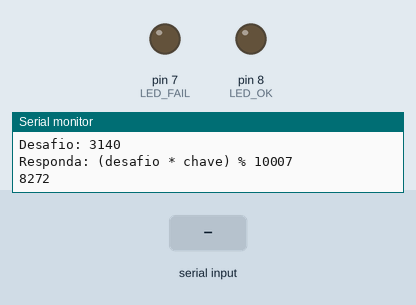
Simulated run of this sketch. Board: Arduino Uno, built with avr-gcc and run on an emulated ATmega328P. On the bench: output pins drawn as LEDs (lit = HIGH), the last lines printed to the serial monitor. Dashed ring = blinking. The inputs (shaded band) are chosen by the test bench. Random numbers use the default seed unless the sketch sets one.

Above: at 1.2 s.
1.3 s: "90,45\n" received over Serial
At 1.7 s:
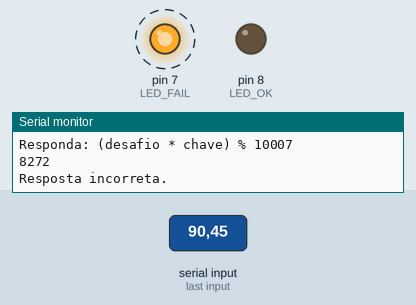
3.8 s: "30,150\n" received over Serial
At 4.9 s:
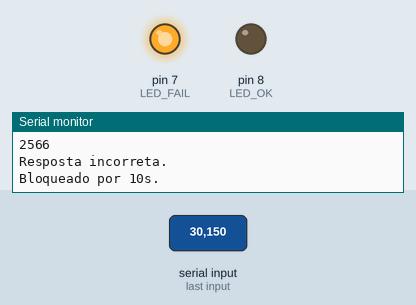
Timing chart, 0 to 6.8 s (numbered marks = the images above; inputs shaded):
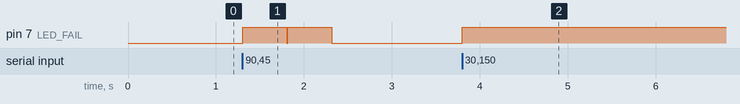

Measured:
- after the input at 1.3 s, pin 7 (LED_FAIL): alternates HIGH for 0.50 s and LOW for 0.01 s, 4 changes in all, then stays LOW, starting at once
- after the input at 3.8 s, pin 7 (LED_FAIL): LOW → HIGH at once

The sketch:

challenge_response.ino
```cpp
const int LED_OK = 8;
const int LED_FAIL = 7;
const unsigned long CHAVE = 7919;   // segredo compartilhado
const unsigned long MOD = 10007;

unsigned long desafio;
int tentativas = 0;

void novoDesafio() {
  desafio = random(1000, 9999);
  Serial.print("Desafio: ");
  Serial.println(desafio);
  Serial.println("Responda: (desafio * chave) % 10007");
  Serial.println((desafio * CHAVE) % MOD);
}

void setup() {
  Serial.begin(9600);
  Serial.setTimeout(200);
  pinMode(LED_OK, OUTPUT);
  pinMode(LED_FAIL, OUTPUT);
  randomSeed(analogRead(A0));  // A0 solto = ruído como semente
  novoDesafio();
}

void loop() {
  if (Serial.available() > 0) {
    unsigned long resposta = Serial.parseInt();
    while (Serial.available()) Serial.read();  // limpa o buffer

    unsigned long esperado = (desafio * CHAVE) % MOD;

    if (resposta == esperado) {
      Serial.println("Acesso liberado!");
      digitalWrite(LED_OK, HIGH);
      delay(3000);
      digitalWrite(LED_OK, LOW);
      tentativas = 0;
    } else {
      tentativas++;
      Serial.println("Resposta incorreta.");
      digitalWrite(LED_FAIL, HIGH);
      delay(500);
      digitalWrite(LED_FAIL, LOW);

      if (tentativas >= 3) {
        Serial.println("Bloqueado por 10s.");
        digitalWrite(LED_FAIL, HIGH);
        delay(10000);
        digitalWrite(LED_FAIL, LOW);
        tentativas = 0;
      }
    }
    novoDesafio();  // desafio novo a cada tentativa
  }
}
```
